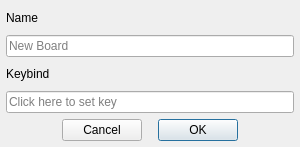
<ui version="4.0">
 <class>DialogSound</class>
 <widget class="QDialog" name="DialogSound">
  <property name="geometry">
   <rect>
    <x>0</x>
    <y>0</y>
    <width>300</width>
    <height>147</height>
   </rect>
  </property>
  <property name="minimumSize">
   <size>
    <width>300</width>
    <height>147</height>
   </size>
  </property>
  <property name="maximumSize">
   <size>
    <width>300</width>
    <height>147</height>
   </size>
  </property>
  <property name="windowTitle">
   <string>Board Edit</string>
  </property>
  <layout class="QVBoxLayout" name="verticalLayout">
   <property name="leftMargin">
    <number>6</number>
   </property>
   <property name="topMargin">
    <number>6</number>
   </property>
   <property name="rightMargin">
    <number>6</number>
   </property>
   <property name="bottomMargin">
    <number>6</number>
   </property>
   <item>
    <widget class="QLabel" name="labelName">
     <property name="text">
      <string>Name</string>
     </property>
    </widget>
   </item>
   <item>
    <widget class="QLineEdit" name="lineEditName">
     <property name="placeholderText">
      <string>New Board</string>
     </property>
     <property name="clearButtonEnabled">
      <bool>true</bool>
     </property>
    </widget>
   </item>
   <item>
    <widget class="QLabel" name="labelKeybind">
     <property name="text">
      <string>Keybind</string>
     </property>
    </widget>
   </item>
   <item>
    <widget class="WidgetKeybind" name="lineEdiKeybind">
     <property name="cursor">
      <cursorShape>ArrowCursor</cursorShape>
     </property>
     <property name="focusPolicy">
      <enum>Qt::ClickFocus</enum>
     </property>
     <property name="readOnly">
      <bool>true</bool>
     </property>
     <property name="placeholderText">
      <string>Click here to set key</string>
     </property>
     <property name="clearButtonEnabled">
      <bool>false</bool>
     </property>
    </widget>
   </item>
   <item>
    <layout class="QHBoxLayout" name="horizontalLayout">
     <item>
      <spacer name="horizontalSpacer">
       <property name="orientation">
        <enum>Qt::Horizontal</enum>
       </property>
       <property name="sizeHint" stdset="0">
        <size>
         <width>40</width>
         <height>20</height>
        </size>
       </property>
      </spacer>
     </item>
     <item>
      <widget class="QPushButton" name="pushButtonCancel">
       <property name="text">
        <string>Cancel</string>
       </property>
      </widget>
     </item>
     <item>
      <spacer name="horizontalSpacer_2">
       <property name="orientation">
        <enum>Qt::Horizontal</enum>
       </property>
       <property name="sizeType">
        <enum>QSizePolicy::Fixed</enum>
       </property>
       <property name="sizeHint" stdset="0">
        <size>
         <width>10</width>
         <height>20</height>
        </size>
       </property>
      </spacer>
     </item>
     <item>
      <widget class="QPushButton" name="pushButtonOK">
       <property name="text">
        <string>OK</string>
       </property>
       <property name="default">
        <bool>true</bool>
       </property>
      </widget>
     </item>
     <item>
      <spacer name="horizontalSpacer_3">
       <property name="orientation">
        <enum>Qt::Horizontal</enum>
       </property>
       <property name="sizeHint" stdset="0">
        <size>
         <width>40</width>
         <height>20</height>
        </size>
       </property>
      </spacer>
     </item>
    </layout>
   </item>
  </layout>
 </widget>
 <customwidgets>
  <customwidget>
   <class>WidgetKeybind</class>
   <extends>QLineEdit</extends>
   <header>widgetkeybind.h</header>
  </customwidget>
 </customwidgets>
 <resources/>
 <connections/>
</ui>
